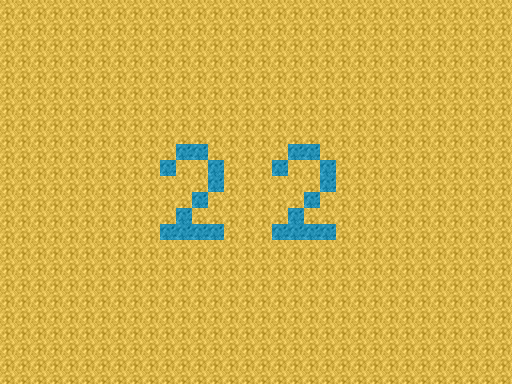

A level layout from a 2D game, rendered from its tile map. Below: a short description, then the map file with tile-grid data replaced by summaries:
An orthogonal 32x24 tile map with 16x16 px tiles, 1 tile layer (GroundLayer).

<map version="1.0" orientation="orthogonal" width="32" height="24" tilewidth="16" tileheight="16">
 <tileset firstgid="1" name="ground_tile_set" tilewidth="16" tileheight="16">
  <image source="../images/ground_tile_set.png" trans="ff00ff" width="112" height="16" />
 </tileset>
 <layer name="GroundLayer" width="32" height="24">
  <data>[768 cells, 768 non-empty, 2 distinct tile ids]</data>
 </layer>
</map>
